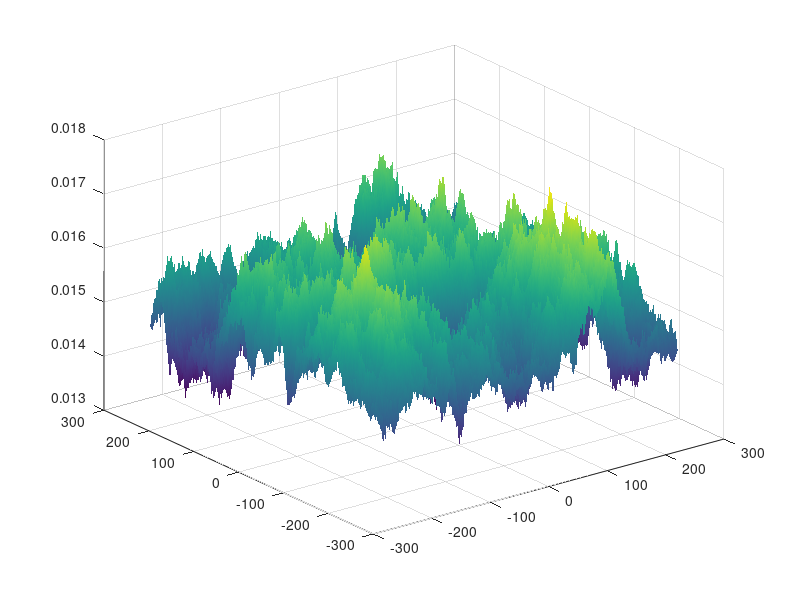

This chart was generated by the following MATLAB code:
clear
clc
%http://www.programering.com/q/MzM0ETNwATA.html
N=512;
L=0.05;
delta=0.05;%Surface RMS roughness
betax=10;%The correlation length x in the direction of
betay=10;
C=1;%Power spectral density

dx=L/N;dy=dx;
NN=-N/2:N/2-1;
[Nx,Ny]=meshgrid(NN,NN);
taux=dx.*Nx;tauy=dy.*Ny;

%%To generate a specified from the rough surface correlation function
eta=randn(N,N);%Gauss white noise
A=fft2(eta);%Fu Liye transform
R=zeros(N,N);
R=delta^2*exp(-2.3*((taux/betax).^2+(tauy/betay).^2).^0.5);%The autocorrelation function
Gz=1/(2*pi^2).*fft2(R);%The power spectral density function
H=(Gz/C).^0.5;%Transfer function
Z=H.*A;%Fourier transform surface height
z=ifft2(Z);%The surface height distribution

figure(1)
%meshz(abs(z));
surf(Nx,Ny,abs(z),'edgecolor','none','facecolor','interp')
% title('rough surface');
 %axis equal
